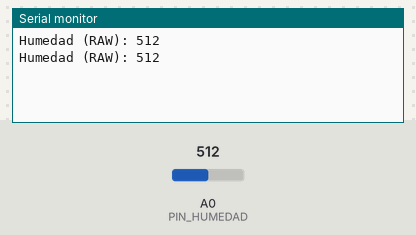
Bench run of a sketch on a simulated Arduino Uno, built with avr-gcc and run on an emulated ATmega328P. Shown: the last lines printed to the serial monitor. The test bench sets the inputs (shaded band); at power-on: A0 (PIN_HUMEDAD) = 512.

Above: at 1.8 s.
1.9 s: A0 (PIN_HUMEDAD) set to 716
At 2.8 s:
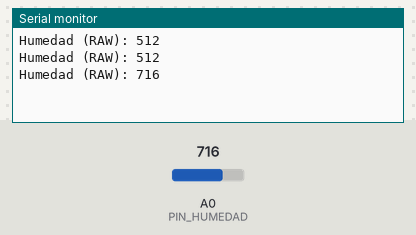
3.4 s: A0 (PIN_HUMEDAD) set to 900
At 4.8 s:
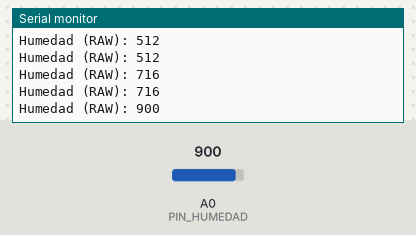
Timing chart, 0 to 6.4 s (numbered marks = the images above; inputs shaded):
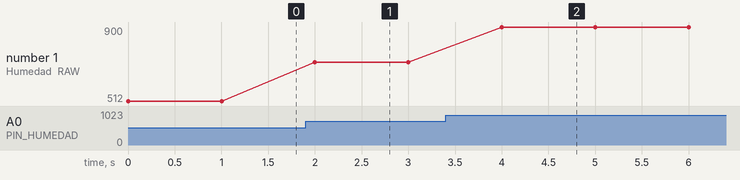

Measured:
- after the input at 1.9 s, the serial monitor: prints a new line after 0.10 s (image 1)
- after the input at 3.4 s, the serial monitor: prints a new line after 0.60 s (image 2)
- plotted number 1: 512 → 716 after the input at 1.9 s, 716 → 900 after the input at 3.4 s

The sketch:

humedad_pincho.ino
```cpp
const int PIN_HUMEDAD = A0;

void setup() {
    Serial.begin(9600);
}

void loop() {
    int humedad = analogRead(PIN_HUMEDAD);

    Serial.print("Humedad (RAW): ");
    Serial.println(humedad);

    delay(1000);
}
```
